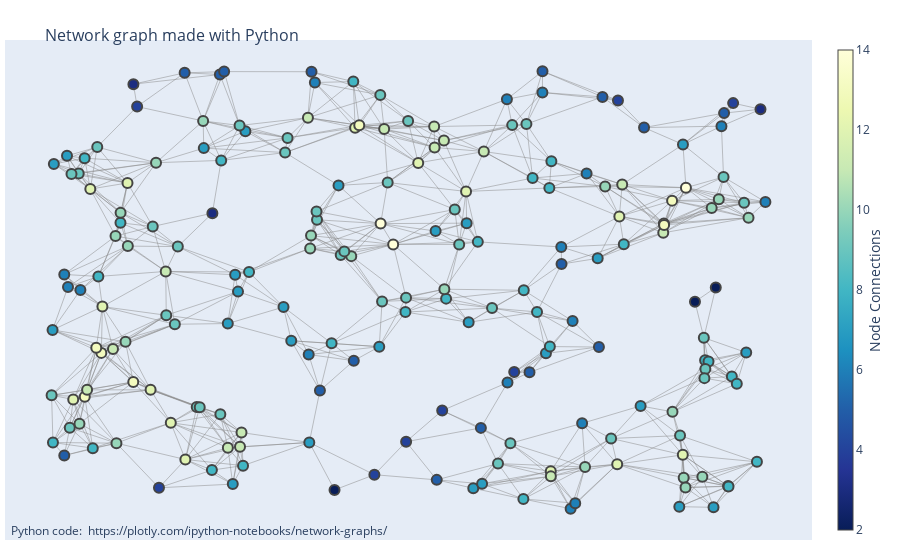

Source (notebook cell):
### Code cell
fig = go.Figure(data=[edge_trace, node_trace],
             layout=go.Layout(
                title='<br>Network graph made with Python',
                titlefont_size=16,
                showlegend=False,
                hovermode='closest',
                margin=dict(b=20,l=5,r=5,t=40),
                annotations=[ dict(
                    text="Python code: <a href='https://plotly.com/ipython-notebooks/network-graphs/'> https://plotly.com/ipython-notebooks/network-graphs/</a>",
                    showarrow=False,
                    xref="paper", yref="paper",
                    x=0.005, y=-0.002 ) ],
                xaxis=dict(showgrid=False, zeroline=False, showticklabels=False),
                yaxis=dict(showgrid=False, zeroline=False, showticklabels=False))
                )
fig.show()

### Figure 1 — Plotly figure (JSON) as saved in the notebook; plotly's stock layout.template omitted (floating-point values rounded to 4 significant figures; data arrays with more than 128 entries replaced by an {"elided": "..."} marker saying what was removed)
{"data": [{"hoverinfo": "none", "line": {"color": "#888", "width": 0.5}, "mode": "lines", "type": "scatter", "x": {"elided": "2502 float values"}, "y": {"elided": "2502 float values"}}, {"hoverinfo": "text", "marker": {"color": {"elided": "200 int values"}, "colorbar": {"thickness": 15, "title": {"side": "right", "text": "Node Connections"}, "xanchor": "left"}, "colorscale": [[0, "rgb(255,255,217)"], [0.125, "rgb(237,248,177)"], [0.25, "rgb(199,233,180)"], [0.375, "rgb(127,205,187)"], [0.5, "rgb(65,182,196)"], [0.625, "rgb(29,145,192)"], [0.75, "rgb(34,94,168)"], [0.875, "rgb(37,52,148)"], [1, "rgb(8,29,88)"]], "line": {"width": 2}, "reversescale": true, "showscale": true, "size": 10}, "mode": "markers", "text": {"elided": "200 str values"}, "type": "scatter", "x": {"elided": "200 float values"}, "y": {"elided": "200 float values"}}], "layout": {"annotations": [{"showarrow": false, "text": "Python code: <a href='https://plotly.com/ipython-notebooks/network-graphs/'> https://plotly.com/ipython-notebooks/network-graphs/</a>", "x": 0.005, "xref": "paper", "y": -0.002, "yref": "paper"}], "hovermode": "closest", "margin": {"b": 20, "l": 5, "r": 5, "t": 40}, "showlegend": false, "title": {"font": {"size": 16}, "text": "<br>Network graph made with Python"}, "xaxis": {"showgrid": false, "showticklabels": false, "zeroline": false}, "yaxis": {"showgrid": false, "showticklabels": false, "zeroline": false}}}
